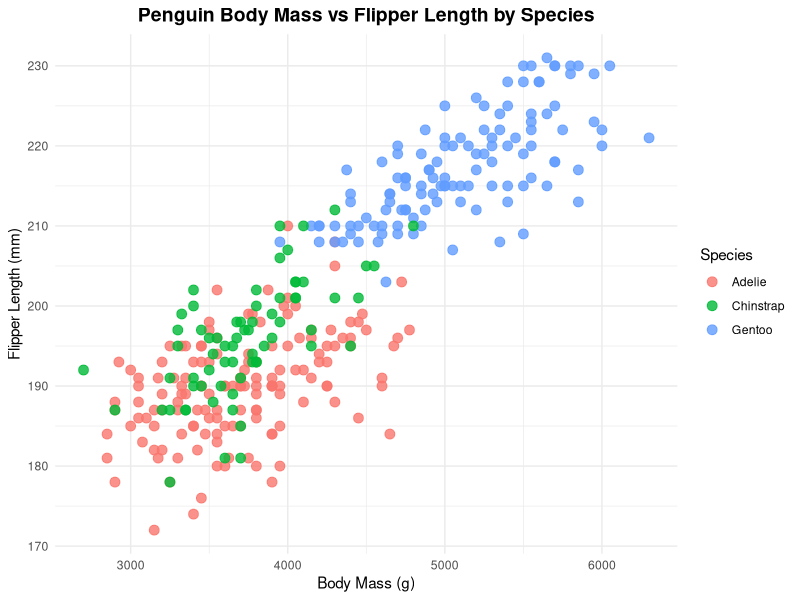
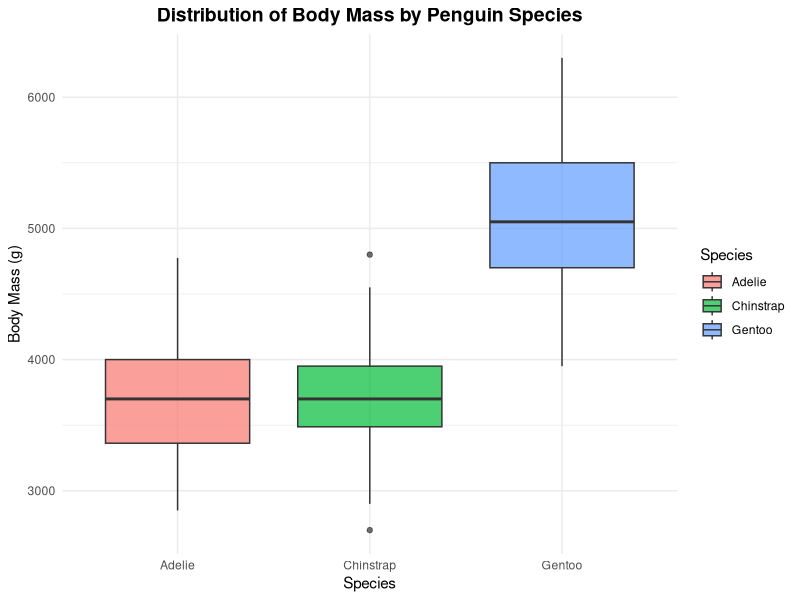
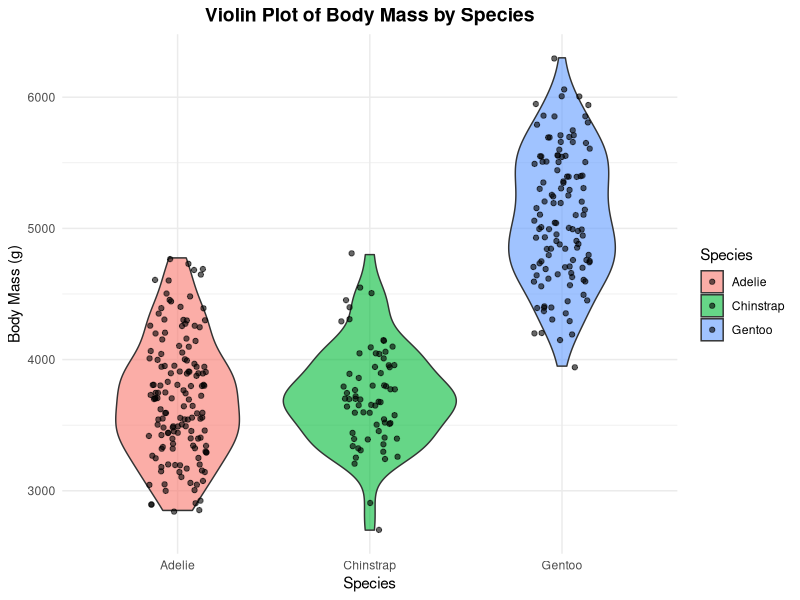
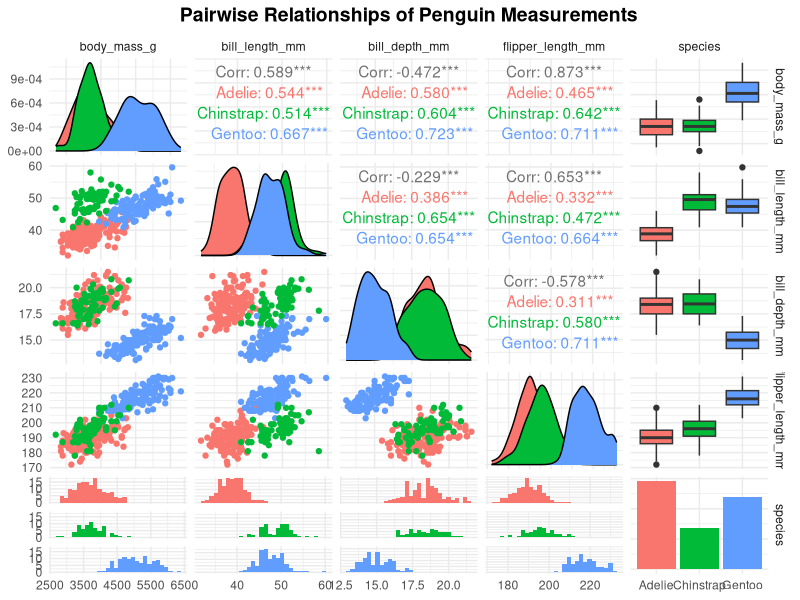
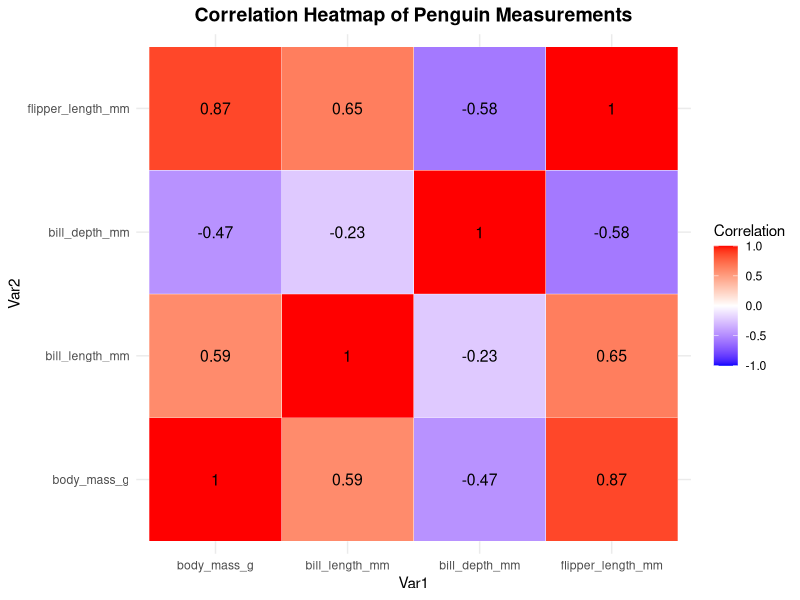
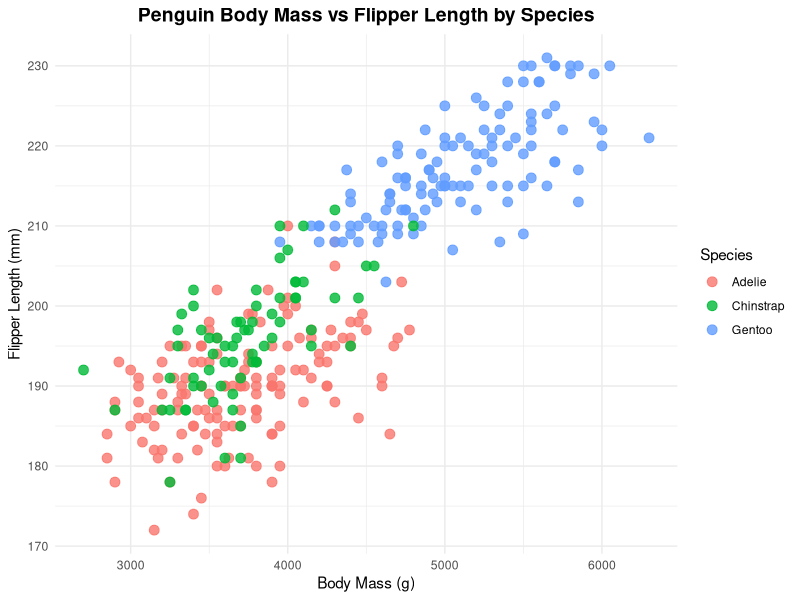
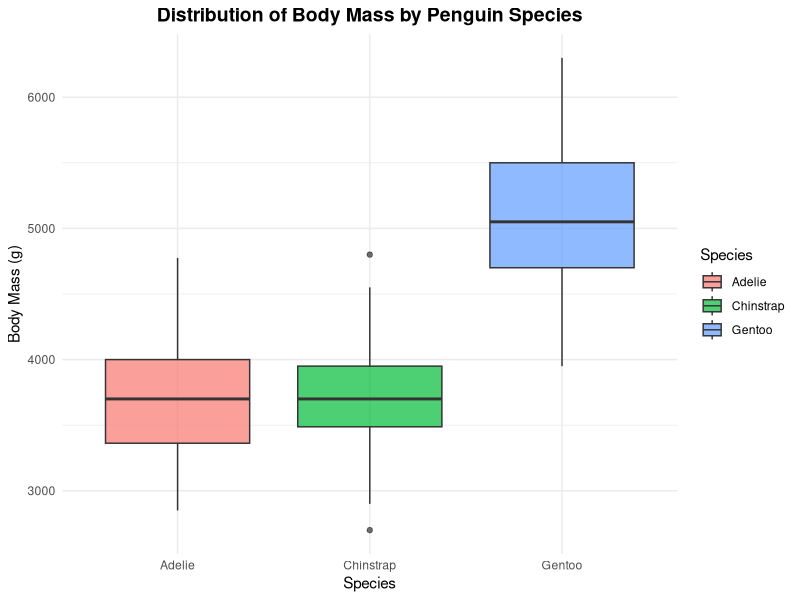
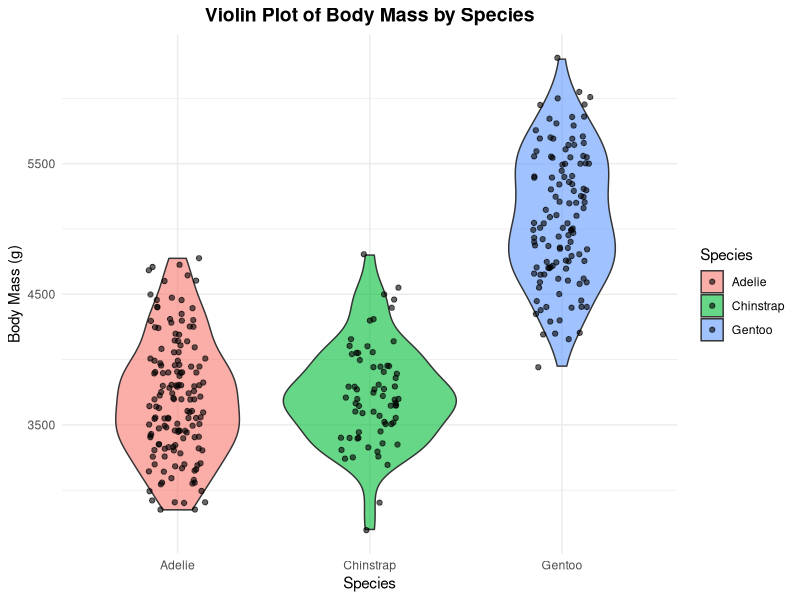

The R script that drew these images, in order:
# Exploratory Data Analysis with enhanced plots, correlation heatmap, and density/violin

# install.packages("tidyverse")
# install.packages("palmerpenguins")
# install.packages("GGally")
# install.packages("reshape2")   # for correlation heatmap

library(tidyverse)
library(palmerpenguins)
library(GGally)
library(reshape2)

# Load and clean data 
data("penguins")
penguins <- drop_na(penguins)

# Basic structure and summary 
glimpse(penguins)
summary(penguins)

#  Scatterplot: Body mass vs Flipper length
p1 <- ggplot(penguins, aes(x = body_mass_g, y = flipper_length_mm, color = species)) +
  geom_point(size = 3, alpha = 0.8) +
  theme_minimal() +
  labs(
    title = "Penguin Body Mass vs Flipper Length by Species",
    x = "Body Mass (g)",
    y = "Flipper Length (mm)",
    color = "Species"
  ) +
  theme(plot.title = element_text(hjust = 0.5, size = 14, face = "bold"))

print(p1)
ggsave("C:/Users/hp/Desktop/Penguins/plots/body_flipper_scatter.png",
       plot = p1, width = 7, height = 5, dpi = 300)

#  Boxplot: Body mass by species 
p2 <- ggplot(penguins, aes(x = species, y = body_mass_g, fill = species)) +
  geom_boxplot(alpha = 0.7) +
  theme_minimal() +
  labs(
    title = "Distribution of Body Mass by Penguin Species",
    x = "Species",
    y = "Body Mass (g)",
    fill = "Species"
  ) +
  theme(plot.title = element_text(hjust = 0.5, size = 14, face = "bold"))

print(p2)
ggsave("C:/Users/hp/Desktop/Penguins/plots/body_mass_boxplot.png",
       plot = p2, width = 7, height = 5, dpi = 300)

#  Density/Violin Plot: Body Mass by Species 
p4 <- ggplot(penguins, aes(x = species, y = body_mass_g, fill = species)) +
  geom_violin(alpha = 0.6) +
  geom_jitter(width = 0.15, alpha = 0.6) +
  theme_minimal() +
  labs(
    title = "Violin Plot of Body Mass by Species",
    x = "Species",
    y = "Body Mass (g)",
    fill = "Species"
  ) +
  theme(plot.title = element_text(hjust = 0.5, size = 14, face = "bold"))

print(p4)
ggsave("C:/Users/hp/Desktop/Penguins/plots/body_mass_violin.png",
       plot = p4, width = 7, height = 5, dpi = 300)

#  Pairwise relationships 
p3 <- penguins %>%
  select(body_mass_g, bill_length_mm, bill_depth_mm, flipper_length_mm, species) %>%
  ggpairs(aes(color = species)) +
  theme_minimal() +
  labs(title = "Pairwise Relationships of Penguin Measurements") +
  theme(plot.title = element_text(hjust = 0.5, size = 14, face = "bold"))

print(p3)
ggsave("C:/Users/hp/Desktop/Penguins/plots/pairwise_plot.png",
       plot = p3, width = 9, height = 9, dpi = 300)

#  Correlation Heatmap 
numeric_vars <- penguins %>%
  select(body_mass_g, bill_length_mm, bill_depth_mm, flipper_length_mm)

cor_matrix <- round(cor(numeric_vars), 2)
cor_melt <- melt(cor_matrix)

p5 <- ggplot(cor_melt, aes(x = Var1, y = Var2, fill = value)) +
  geom_tile(color = "white") +
  geom_text(aes(label = value), color = "black", size = 4) +
  scale_fill_gradient2(low = "blue", high = "red", mid = "white", midpoint = 0,
                       limit = c(-1,1), space = "Lab", name="Correlation") +
  theme_minimal() +
  labs(title = "Correlation Heatmap of Penguin Measurements") +
  theme(plot.title = element_text(hjust = 0.5, size = 14, face = "bold"))

print(p5)
ggsave("C:/Users/hp/Desktop/Penguins/plots/correlation_heatmap.png",
       plot = p5, width = 7, height = 5, dpi = 300)
